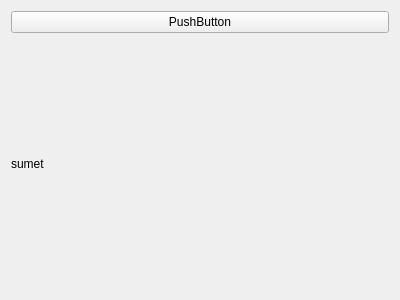
<?xml version="1.0" encoding="UTF-8"?>
<ui version="4.0">
 <class>Form</class>
 <widget class="QWidget" name="Form">
  <property name="geometry">
   <rect>
    <x>0</x>
    <y>0</y>
    <width>400</width>
    <height>300</height>
   </rect>
  </property>
  <property name="windowTitle">
   <string>Form</string>
  </property>
  <layout class="QVBoxLayout" name="verticalLayout">
   <item>
    <widget class="QPushButton" name="pushButton">
     <property name="text">
      <string>PushButton</string>
     </property>
    </widget>
   </item>
   <item>
    <widget class="QLabel" name="label">
     <property name="text">
      <string>sumet</string>
     </property>
    </widget>
   </item>
  </layout>
 </widget>
 <resources/>
 <connections/>
</ui>
